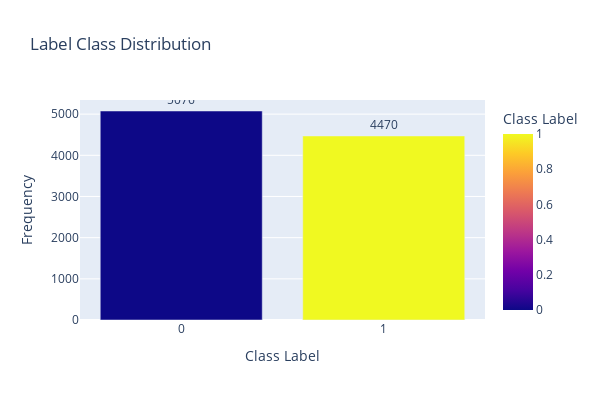

The notebook cell this image was saved under:
### Markdown cell above
### Check for Class Imbalance

### Code cell
label_counts = df['Type of Answer'].value_counts().reset_index()
label_counts.columns = ['Class', 'Count']

fig = px.bar(
    label_counts,
    x='Class',
    y='Count',
    color='Class',
    text='Count',
    title='Label Class Distribution',
    labels={'Class': 'Class Label', 'Count': 'Frequency'}
)

fig.update_traces(texttemplate='%{text}', textposition='outside')
fig.update_layout(
    xaxis=dict(
        tickmode='array',
        tickvals=[0, 1],
        title="Class Label"
    ),
    yaxis_title="Frequency",
    width=600,
    height=400
)
fig.show()

### Figure 1 — Plotly figure (JSON) as saved in the notebook; plotly's stock layout.template omitted (floating-point values rounded to 4 significant figures)
{"data": [{"alignmentgroup": "True", "hovertemplate": "Class Label=%{marker.color}<br>Frequency=%{text}<extra></extra>", "legendgroup": "", "marker": {"color": [0, 1], "coloraxis": "coloraxis", "pattern": {"shape": ""}}, "name": "", "offsetgroup": "", "orientation": "v", "showlegend": false, "text": [5076, 4470], "textposition": "outside", "texttemplate": "%{text}", "type": "bar", "x": [0, 1], "xaxis": "x", "y": [5076, 4470], "yaxis": "y"}], "layout": {"barmode": "relative", "coloraxis": {"colorbar": {"title": {"text": "Class Label"}}, "colorscale": [[0, "#0d0887"], [0.1111, "#46039f"], [0.2222, "#7201a8"], [0.3333, "#9c179e"], [0.4444, "#bd3786"], [0.5556, "#d8576b"], [0.6667, "#ed7953"], [0.7778, "#fb9f3a"], [0.8889, "#fdca26"], [1, "#f0f921"]]}, "height": 400, "legend": {"tracegroupgap": 0}, "title": {"text": "Label Class Distribution"}, "width": 600, "xaxis": {"anchor": "y", "domain": [0, 1], "tickmode": "array", "tickvals": [0, 1], "title": {"text": "Class Label"}}, "yaxis": {"anchor": "x", "domain": [0, 1], "title": {"text": "Frequency"}}}}
